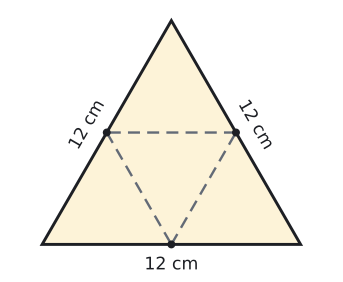

This chart was generated by the following Python code:
import sys; sys.path.insert(0, "tools")
from cizim import *

# Soru 9: kenarı 12 cm olan eşkenar üçgen karton; kenar orta noktalarını birleştiren kesikli çizgiler katlama çizgileri.
k = 12
s3 = np.sqrt(3)
P1, P2, P3 = np.array([0, 0.]), np.array([k, 0.]), np.array([k / 2, k * s3 / 2])
M1, M2, M3 = (P1 + P2) / 2, (P2 + P3) / 2, (P1 + P3) / 2
fig, ax = sekil(4.4, 4.0)
ax.add_patch(patches.Polygon((P1, P2, P3), closed=True, facecolor=SARI_ACIK, edgecolor=YAZI, lw=2.2, zorder=2))
for p, q in ((M1, M2), (M2, M3), (M3, M1)):
    ax.plot([p[0], q[0]], [p[1], q[1]], color=SOLUK, lw=1.8, ls=(0, (5, 3)), zorder=3)
for m in (M1, M2, M3):
    ax.plot(m[0], m[1], "o", color=YAZI, markersize=5, zorder=4)
ax.text(k / 2, -0.95, "12 cm", ha="center", va="center", fontsize=13)
ax.text(k * 0.25 - 0.9, k * s3 / 4 + 0.35, "12 cm", ha="center", va="center", fontsize=13, rotation=60)
ax.text(k * 0.75 + 0.9, k * s3 / 4 + 0.35, "12 cm", ha="center", va="center", fontsize=13, rotation=-60)
ax.set_xlim(-1.6, k + 1.6); ax.set_ylim(-1.3, k * s3 / 2 + 0.6)
ax.set_aspect("equal"); ax.axis("off")
kaydet(fig, __file__)
